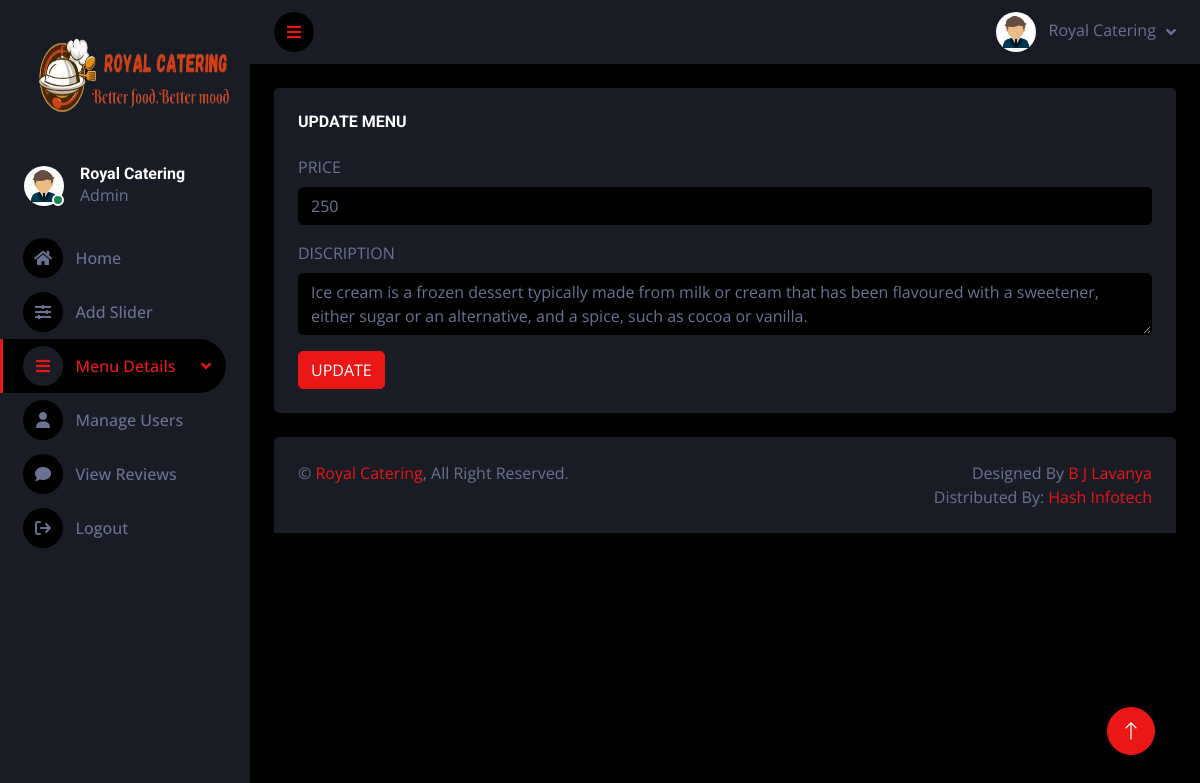
/admin/update.php?up=15 (signed in), run on the app's committed database.
### tables this page shows
CREATE TABLE `addmenuitem` (
  `id` int(20) NOT NULL,
  `ordert` varchar(50) NOT NULL,
  `course` varchar(50) NOT NULL,
  `productid` varchar(50) NOT NULL,
  `itemname` varchar(50) NOT NULL,
  `price` int(20) NOT NULL,
  `image` varchar(60) NOT NULL,
  `description` varchar(1000) NOT NULL
);

### admin/update.php (the view, shortened to what this page needs)
<!DOCTYPE html>
<html lang="en">
<head>
    <link rel="stylesheet" href="https://cdnjs.cloudflare.com/ajax/libs/font-awesome/6.5.1/css/all.min.css" />
    <link href="https://cdnjs.cloudflare.com/ajax/libs/font-awesome/5.10.0/css/all.min.css" rel="stylesheet">
    <link href="https://cdn.jsdelivr.net/npm/bootstrap-icons@1.4.1/font/bootstrap-icons.css" rel="stylesheet">
    <link href="lib/owlcarousel/assets/owl.carousel.min.css" rel="stylesheet">
    <link href="lib/tempusdominus/css/tempusdominus-bootstrap-4.min.css" rel="stylesheet" />
    <link href="css/bootstrap.min.css" rel="stylesheet">
    <link href="css/style.css" rel="stylesheet">
</head>
<body>
    <div class="container-fluid position-relative d-flex p-0">
        <div class="sidebar pe-4 pb-3">
            <nav class="navbar bg-secondary navbar-dark">
                <a href="index.html" class="navbar-brand mx-4 mb-3">
                    <img src="logoroyal4.png" alt="logo" width="220px;" height="130px">
                </a>
                <div class="d-flex align-items-center ms-4 mb-4">
                    <div class="position-relative">
                        <img class="rounded-circle" src="adminlogo.jpg" alt="" style="width: 40px; height: 40px;">
                        <div class="bg-success rounded-circle border border-2 border-white position-absolute end-0 bottom-0 p-1"></div>
                    </div>
                    <div class="ms-3">
                        <h6 class="mb-0">Royal Catering</h6>
                        <span>Admin</span>
                    </div>
                </div>
                <div class="navbar-nav w-100">
                    <a href="home.php" class="nav-item nav-link "><i class="fa fa-home"></i>&nbsp;&nbsp;&nbsp;Home</a>
					<a href="addslider.php" class="nav-item nav-link "><i class="fa fa-sliders" aria-hidden="true"></i>&nbsp;&nbsp;&nbsp;Add Slider</a>
                    <div class="nav-item dropdown">
                        <a href="#" class="nav-link dropdown-toggle active" data-bs-toggle="dropdown"><i class="fa fa-bars"></i>&nbsp;&nbsp;&nbsp;Menu Details</a>
                    </div>
					<a href="manageusers.php" class="nav-item nav-link "><i class="fa-solid fa-user"></i>&nbsp;&nbsp;&nbsp;Manage Users</a>
                    <a href="viewreviews.php" class="nav-item nav-link"><i class="fa fa-comment"></i>&nbsp;&nbsp;&nbsp;View Reviews</a>
                    <a href="table.html" class="nav-item nav-link"><i class="fa fa-sign-out"></i>&nbsp;&nbsp;&nbsp;Logout</a>
                </div>
            </nav>
        </div>
        <div class="content">
            <nav class="navbar navbar-expand bg-secondary navbar-dark sticky-top px-4 py-0">
                <a href="#" class="sidebar-toggler flex-shrink-0">
                    <i class="fa fa-bars"></i>
                </a>
                <div class="navbar-nav align-items-center ms-auto">
                    <div class="nav-item dropdown">
                        <a href="#" class="nav-link dropdown-toggle" data-bs-toggle="dropdown">
                            <img class="rounded-circle me-lg-2" src="adminlogo.jpg" alt="" style="width: 40px; height: 40px;">
                            <span class="d-none d-lg-inline-flex">Royal Catering</span>
                        </a>
                    </div>
                </div>
            </nav>
            <?php
			if(isset($_GET['up']))
			{
				$up=$_GET['up'];
			}
								include 'config.php';
								$sql1 = "select * from addmenuitem where id='".$up."'";
								$result1 = mysqli_query($con,$sql1);
								$num1=mysqlI_num_rows($result1);
								if($num1 > 0)
								{
								while($row1 = mysqli_fetch_array($result1))
								{
								$price=$row1['price'];
								$description=$row1['description'];
								}
								}
	?>
            <div class="container-fluid pt-4 px-4">
                <div class="row g-4">
                    <div class="col-sm-12 col-xl-12">
                        <div class="bg-secondary rounded h-100 p-4">
                            <h6 class="mb-4">UPDATE MENU</h6>
                            <form method="post" action="#">
								<div class="mb-3">
                                    <label for="exampleInputPassword1"  class="form-label">PRICE</label>
                                    <input type="text" class="form-control" value="<?php echo $price; ?>" name="price" id="exampleInputPassword1">
                                </div>
								<div class="mb-3">
                                    <label for="exampleInputPassword1"  class="form-label">DISCRIPTION</label>
                                    <TEXTAREA class="form-control"  name="description" id="exampleInputPassword1"><?php echo $description; ?></textarea>
                                </div>
                                <button type="submit" name="add" class="btn btn-primary">UPDATE</button>
                            </form>
                        </div>
                    </div>
                </div>
            </div>
            <div class="container-fluid pt-4 px-4">
                <div class="bg-secondary rounded-top p-4">
                    <div class="row">
                        <div class="col-12 col-sm-6 text-center text-sm-start">
                            &copy; <a href="#">Royal Catering</a>, All Right Reserved.
                        </div>
                        <div class="col-12 col-sm-6 text-center text-sm-end">
                            Designed By <a href="https://htmlcodex.com">B J Lavanya</a>
                            <br>Distributed By: <a href="https://themewagon.com" target="_blank">Hash Infotech</a>
                        </div>
                    </div>
                </div>
            </div>
        </div>
        <a href="#" class="btn btn-lg btn-primary btn-lg-square back-to-top"><i class="bi bi-arrow-up"></i></a>
    </div>
</body>
</html>

### admin/css/style.css (style rules this page uses)
:root { --primary: #EB1616; --secondary: #191C24; --light: #6C7293; --dark: #000000; }
.back-to-top { position: fixed; display: none; right: 45px; bottom: 45px; z-index: 99; }
.btn { transition: .5s; }
.btn-lg-square { width: 48px; height: 48px; }
.btn-square, .btn-sm-square, .btn-lg-square { padding: 0; display: inline-flex; align-items: center; justify-content: center; font-weight: normal; border-radius: 50px; }
.sidebar { position: fixed; top: 0; left: 0; bottom: 0; width: 250px; height: 100vh; overflow-y: auto; background: var(--secondary); transition: 0.5s; z-index: 999; }
.content { margin-left: 250px; min-height: 100vh; background: var(--dark); transition: 0.5s; }
@media (min-width: 992px) { .sidebar { margin-left: 0; } }
@media (min-width: 992px) { .content { width: calc(100% - 250px); } }
.sidebar .navbar .navbar-nav .nav-link { padding: 7px 20px; color: var(--light); font-weight: 500; border-left: 3px solid var(--secondary); border-radius: 0 30px 30px 0; outline: none; }
.sidebar .navbar .navbar-nav .nav-link:hover, .sidebar .navbar .navbar-nav .nav-link.active { color: var(--primary); background: var(--dark); border-color: var(--primary); }
.sidebar .navbar .navbar-nav .nav-link i { width: 40px; height: 40px; display: inline-flex; align-items: center; justify-content: center; background: var(--dark); border-radius: 40px; }
.sidebar .navbar .navbar-nav .nav-link:hover i, .sidebar .navbar .navbar-nav .nav-link.active i { background: var(--secondary); }
.sidebar .navbar .dropdown-toggle::after { position: absolute; top: 15px; right: 15px; border: none; content: "\f107"; font-family: "Font Awesome 5 Free"; font-weight: 900; transition: .5s; }
.content .navbar .navbar-nav .nav-link { margin-left: 25px; padding: 12px 0; color: var(--light); outline: none; }
.content .navbar .sidebar-toggler, .content .navbar .navbar-nav .nav-link i { width: 40px; height: 40px; display: inline-flex; align-items: center; justify-content: center; background: var(--dark); border-radius: 40px; }
.content .navbar .dropdown-toggle::after { margin-left: 6px; vertical-align: middle; border: none; content: "\f107"; font-family: "Font Awesome 5 Free"; font-weight: 900; transition: .5s; }

### data on the page
addmenuitem: price "250", description "Ice cream is a frozen dessert typically made from milk or cream that has been flavoured with a sweetener, either sugar or an alternative, and a spice, such as cocoa or vanilla."
